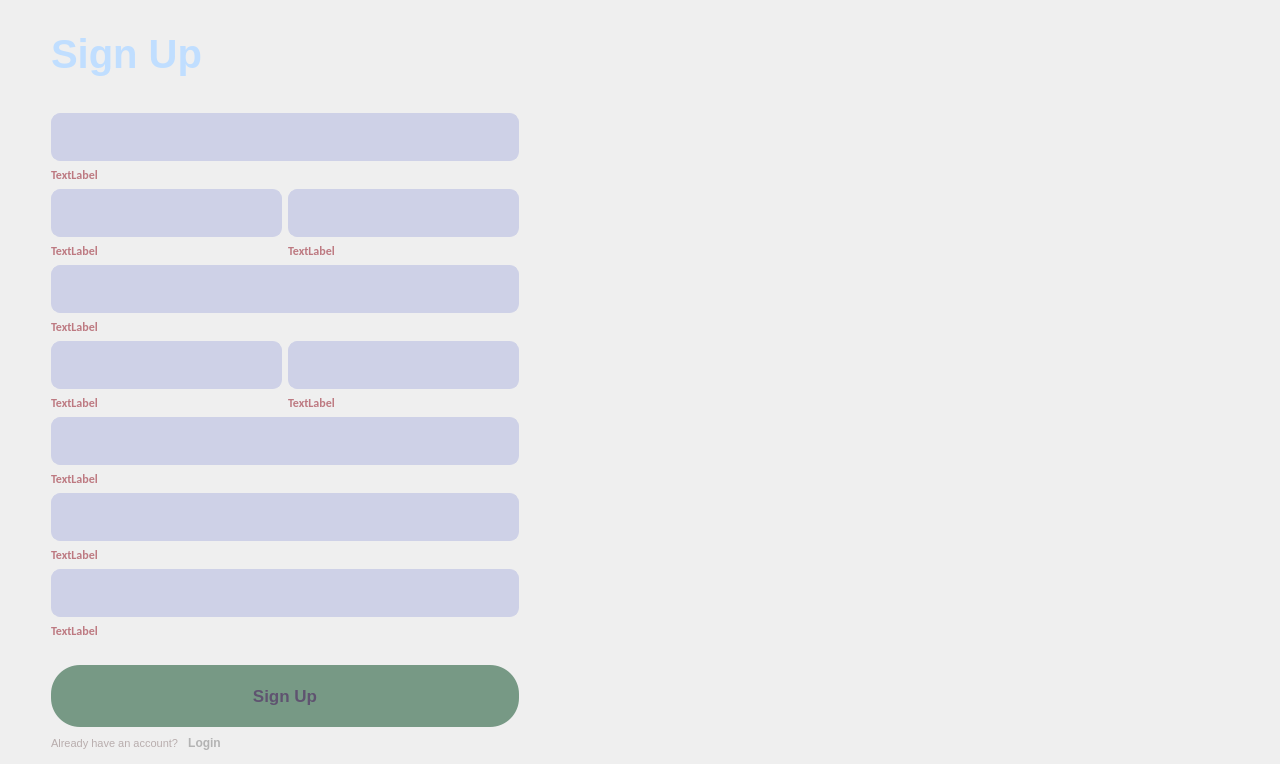
<?xml version="1.0" encoding="UTF-8"?>
<ui version="4.0">
 <class>seller_signup_window</class>
 <widget class="QDialog" name="seller_signup_window">
  <property name="geometry">
   <rect>
    <x>0</x>
    <y>0</y>
    <width>1280</width>
    <height>720</height>
   </rect>
  </property>
  <property name="windowTitle">
   <string>Dialog</string>
  </property>
  <property name="styleSheet">
   <string notr="true">seller_signup_window {
                    background-image: url(:/Images/SellerSignUpWindowBackground.png);
                    background-position: center;
                    background-repeat: no-repeat;
                    background-color: transparent;
                    }</string>
  </property>
  <layout class="QVBoxLayout" name="verticalLayout">
   <item>
    <layout class="QHBoxLayout" name="horizontalLayout">
     <item>
      <spacer name="horizontalSpacer_2">
       <property name="orientation">
        <enum>Qt::Horizontal</enum>
       </property>
       <property name="sizeType">
        <enum>QSizePolicy::Minimum</enum>
       </property>
       <property name="sizeHint" stdset="0">
        <size>
         <width>40</width>
         <height>20</height>
        </size>
       </property>
      </spacer>
     </item>
     <item>
      <layout class="QVBoxLayout" name="verticalLayout_2">
       <property name="rightMargin">
        <number>0</number>
       </property>
       <item>
        <spacer name="verticalSpacer_2">
         <property name="orientation">
          <enum>Qt::Vertical</enum>
         </property>
         <property name="sizeType">
          <enum>QSizePolicy::Minimum</enum>
         </property>
         <property name="sizeHint" stdset="0">
          <size>
           <width>20</width>
           <height>20</height>
          </size>
         </property>
        </spacer>
       </item>
       <item>
        <widget class="QLabel" name="LB_signUp">
         <property name="styleSheet">
          <string notr="true">
font-family: 'Fjalla One', sans-serif;
font-size: 40px;
letter-spacing: 0px;
word-spacing: 0px;
color: #C0DEFF;
font-weight: bold;
text-decoration: none;
font-style: normal;
font-variant: normal;
text-transform: none;</string>
         </property>
         <property name="text">
          <string>Sign Up</string>
         </property>
        </widget>
       </item>
       <item>
        <layout class="QVBoxLayout" name="verticalLayout_3">
         <item>
          <spacer name="verticalSpacer_3">
           <property name="orientation">
            <enum>Qt::Vertical</enum>
           </property>
           <property name="sizeType">
            <enum>QSizePolicy::Minimum</enum>
           </property>
           <property name="sizeHint" stdset="0">
            <size>
             <width>20</width>
             <height>30</height>
            </size>
           </property>
          </spacer>
         </item>
         <item>
          <layout class="QVBoxLayout" name="verticalLayout_4">
           <property name="topMargin">
            <number>0</number>
           </property>
           <item>
            <widget class="QLineEdit" name="LE_manufacturerName">
             <property name="styleSheet">
              <string notr="true">QLineEdit {
	background-color: #ced1e7;
	border-radius:9px;
	border:1px solid #ced1e7;
	display:inline-block;
	cursor:text;
	color : #4d4d67;
	font-family:Impactl;
	font-size:17px;
	font-weight:bold;
	padding:10px 10px;
}
</string>
             </property>
            </widget>
           </item>
           <item>
            <widget class="QLabel" name="LB_errorManufacturerName">
             <property name="styleSheet">
              <string notr="true">font-family: Calibri;
font-size: 12px;
letter-spacing: 0px;
word-spacing: 0px;
color: #bd7981;
font-weight: bold;
font-style: normal;
text-transform: none;</string>
             </property>
             <property name="text">
              <string>TextLabel</string>
             </property>
            </widget>
           </item>
           <item>
            <layout class="QVBoxLayout" name="verticalLayout_5">
             <property name="topMargin">
              <number>0</number>
             </property>
             <item>
              <layout class="QHBoxLayout" name="horizontalLayout_2">
               <property name="spacing">
                <number>6</number>
               </property>
               <property name="topMargin">
                <number>0</number>
               </property>
               <item>
                <widget class="QLineEdit" name="LE_lastName">
                 <property name="styleSheet">
                  <string notr="true">QLineEdit {
	background-color: #ced1e7;
	border-radius:9px;
	border:1px solid #ced1e7;
	display:inline-block;
	cursor:text;
	color : #4d4d67;
	font-family:Impactl;
	font-size:17px;
	font-weight:bold;
	padding:10px 10px;
}
</string>
                 </property>
                </widget>
               </item>
               <item>
                <widget class="QLineEdit" name="LE_name">
                 <property name="styleSheet">
                  <string notr="true">QLineEdit {
	background-color: #ced1e7;
	border-radius:9px;
	border:1px solid #ced1e7;
	display:inline-block;
	cursor:text;
	color : #4d4d67;
	font-family:Impactl;
	font-size:17px;
	font-weight:bold;
	padding:10px 10px;
}
</string>
                 </property>
                </widget>
               </item>
              </layout>
             </item>
             <item>
              <layout class="QHBoxLayout" name="horizontalLayout_5">
               <property name="topMargin">
                <number>0</number>
               </property>
               <item>
                <widget class="QLabel" name="LB_errorName">
                 <property name="styleSheet">
                  <string notr="true">font-family: Calibri;
font-size: 12px;
letter-spacing: 0px;
word-spacing: 0px;
color: #bd7981;
font-weight: bold;
font-style: normal;
text-transform: none;</string>
                 </property>
                 <property name="text">
                  <string>TextLabel</string>
                 </property>
                </widget>
               </item>
               <item>
                <widget class="QLabel" name="LB_errorLastName">
                 <property name="styleSheet">
                  <string notr="true">font-family: Calibri;
font-size: 12px;
letter-spacing: 0px;
word-spacing: 0px;
color: #bd7981;
font-weight: bold;
font-style: normal;
text-transform: none;</string>
                 </property>
                 <property name="text">
                  <string>TextLabel</string>
                 </property>
                </widget>
               </item>
              </layout>
             </item>
            </layout>
           </item>
          </layout>
         </item>
        </layout>
       </item>
       <item>
        <widget class="QLineEdit" name="LE_NIN">
         <property name="styleSheet">
          <string notr="true">QLineEdit {
	background-color: #ced1e7;
	border-radius:9px;
	border:1px solid #ced1e7;
	display:inline-block;
	cursor:text;
	color : #4d4d67;
	font-family:Impactl;
	font-size:17px;
	font-weight:bold;
	padding:10px 10px;
}
</string>
         </property>
         <property name="inputMask">
          <string/>
         </property>
        </widget>
       </item>
       <item>
        <widget class="QLabel" name="LB_errorNIN">
         <property name="styleSheet">
          <string notr="true">font-family: Calibri;
font-size: 12px;
letter-spacing: 0px;
word-spacing: 0px;
color: #bd7981;
font-weight: bold;
font-style: normal;
text-transform: none;</string>
         </property>
         <property name="text">
          <string>TextLabel</string>
         </property>
        </widget>
       </item>
       <item>
        <layout class="QVBoxLayout" name="verticalLayout_7">
         <property name="topMargin">
          <number>0</number>
         </property>
         <item>
          <layout class="QHBoxLayout" name="horizontalLayout_7">
           <property name="spacing">
            <number>6</number>
           </property>
           <property name="topMargin">
            <number>0</number>
           </property>
           <item>
            <widget class="QLineEdit" name="LE_phoneNumber">
             <property name="styleSheet">
              <string notr="true">QLineEdit {
	background-color: #ced1e7;
	border-radius:9px;
	border:1px solid #ced1e7;
	display:inline-block;
	cursor:text;
	color : #4d4d67;
	font-family:Impactl;
	font-size:17px;
	font-weight:bold;
	padding:10px 10px;
}
</string>
             </property>
            </widget>
           </item>
           <item>
            <widget class="QLineEdit" name="LE_MID">
             <property name="styleSheet">
              <string notr="true">QLineEdit {
	background-color: #ced1e7;
	border-radius:9px;
	border:1px solid #ced1e7;
	display:inline-block;
	cursor:text;
	color : #4d4d67;
	font-family:Impactl;
	font-size:17px;
	font-weight:bold;
	padding:10px 10px;
}
</string>
             </property>
            </widget>
           </item>
          </layout>
         </item>
         <item>
          <layout class="QHBoxLayout" name="horizontalLayout_6">
           <property name="topMargin">
            <number>0</number>
           </property>
           <property name="rightMargin">
            <number>0</number>
           </property>
           <item>
            <widget class="QLabel" name="LB_errorPhoneNumber">
             <property name="styleSheet">
              <string notr="true">font-family: Calibri;
font-size: 12px;
letter-spacing: 0px;
word-spacing: 0px;
color: #bd7981;
font-weight: bold;
font-style: normal;
text-transform: none;</string>
             </property>
             <property name="text">
              <string>TextLabel</string>
             </property>
            </widget>
           </item>
           <item>
            <widget class="QLabel" name="LB_errorMID">
             <property name="styleSheet">
              <string notr="true">font-family: Calibri;
font-size: 12px;
letter-spacing: 0px;
word-spacing: 0px;
color: #bd7981;
font-weight: bold;
font-style: normal;
text-transform: none;</string>
             </property>
             <property name="text">
              <string>TextLabel</string>
             </property>
            </widget>
           </item>
          </layout>
         </item>
        </layout>
       </item>
       <item>
        <widget class="QLineEdit" name="LE_username">
         <property name="styleSheet">
          <string notr="true">QLineEdit {
	background-color: #ced1e7;
	border-radius:9px;
	border:1px solid #ced1e7;
	display:inline-block;
	cursor:text;
	color : #4d4d67;
	font-family:Impactl;
	font-size:17px;
	font-weight:bold;
	padding:10px 10px;
}
</string>
         </property>
        </widget>
       </item>
       <item>
        <widget class="QLabel" name="LB_errorUsername">
         <property name="styleSheet">
          <string notr="true">font-family: Calibri;
font-size: 12px;
letter-spacing: 0px;
word-spacing: 0px;
color: #bd7981;
font-weight: bold;
font-style: normal;
text-transform: none;</string>
         </property>
         <property name="text">
          <string>TextLabel</string>
         </property>
        </widget>
       </item>
       <item>
        <widget class="QLineEdit" name="LE_password">
         <property name="styleSheet">
          <string notr="true">QLineEdit {
	background-color: #ced1e7;
	border-radius:9px;
	border:1px solid #ced1e7;
	display:inline-block;
	cursor:text;
	color : #4d4d67;
	font-family:Impactl;
	font-size:17px;
	font-weight:bold;
	padding:10px 10px;
}
</string>
         </property>
        </widget>
       </item>
       <item>
        <widget class="QLabel" name="LB_errorPassword">
         <property name="styleSheet">
          <string notr="true">font-family: Calibri;
font-size: 12px;
letter-spacing: 0px;
word-spacing: 0px;
color: #bd7981;
font-weight: bold;
font-style: normal;
text-transform: none;</string>
         </property>
         <property name="text">
          <string>TextLabel</string>
         </property>
        </widget>
       </item>
       <item>
        <widget class="QLineEdit" name="LE_confirmPass">
         <property name="styleSheet">
          <string notr="true">QLineEdit {
	background-color: #ced1e7;
	border-radius:9px;
	border:1px solid #ced1e7;
	display:inline-block;
	cursor:text;
	color : #4d4d67;
	font-family:Impactl;
	font-size:17px;
	font-weight:bold;
	padding:10px 10px;
}
</string>
         </property>
        </widget>
       </item>
       <item>
        <widget class="QLabel" name="LB_errorPasswordAgain">
         <property name="styleSheet">
          <string notr="true">font-family: Calibri;
font-size: 12px;
letter-spacing: 0px;
word-spacing: 0px;
color: #bd7981;
font-weight: bold;
font-style: normal;
text-transform: none;</string>
         </property>
         <property name="text">
          <string>TextLabel</string>
         </property>
        </widget>
       </item>
       <item>
        <spacer name="verticalSpacer_4">
         <property name="orientation">
          <enum>Qt::Vertical</enum>
         </property>
         <property name="sizeType">
          <enum>QSizePolicy::Minimum</enum>
         </property>
         <property name="sizeHint" stdset="0">
          <size>
           <width>20</width>
           <height>20</height>
          </size>
         </property>
        </spacer>
       </item>
       <item>
        <widget class="QPushButton" name="PB_signUp">
         <property name="cursor">
          <cursorShape>PointingHandCursor</cursorShape>
         </property>
         <property name="styleSheet">
          <string notr="true">QPushButton {
	background-color : #779985;
	border-radius:29px;
	display:inline-block;
	color: #5f5370;
	font-family:Arial;
	font-size:17px;
	font-weight:bold;
	padding:21px 45px;
	text-decoration:none;
	text-shadow:0px 1px 0px #2f6627;
}

QPushButton:hover {
	background-color: #a3baac;
}

QPushButton:active {
		position:relative;
		top:1px;
}
</string>
         </property>
         <property name="text">
          <string>Sign Up</string>
         </property>
        </widget>
       </item>
       <item>
        <layout class="QHBoxLayout" name="horizontalLayout_8">
         <property name="topMargin">
          <number>0</number>
         </property>
         <item>
          <widget class="QLabel" name="label">
           <property name="styleSheet">
            <string notr="true">font-family: 'Fjalla One', sans-serif;
font-size: 11px;
letter-spacing: 0px;
word-spacing: 0px;
color: #b8adad;
font-weight: none;
text-decoration: none;
font-style: normal;
font-variant: normal;
text-transform: none;</string>
           </property>
           <property name="text">
            <string>Already have an account? </string>
           </property>
          </widget>
         </item>
         <item>
          <widget class="QPushButton" name="PB_login">
           <property name="cursor">
            <cursorShape>PointingHandCursor</cursorShape>
           </property>
           <property name="styleSheet">
            <string notr="true">QPushButton {
    border: none;
	color : #b3b3b3;
	font-weight : bold;
	font-size : 12px;

}
QPushButton:hover{
	change-cursor: cursor('PointingHand');

}</string>
           </property>
           <property name="text">
            <string>Login</string>
           </property>
          </widget>
         </item>
         <item>
          <spacer name="horizontalSpacer_3">
           <property name="orientation">
            <enum>Qt::Horizontal</enum>
           </property>
           <property name="sizeHint" stdset="0">
            <size>
             <width>40</width>
             <height>20</height>
            </size>
           </property>
          </spacer>
         </item>
        </layout>
       </item>
       <item>
        <spacer name="verticalSpacer">
         <property name="orientation">
          <enum>Qt::Vertical</enum>
         </property>
         <property name="sizeHint" stdset="0">
          <size>
           <width>20</width>
           <height>40</height>
          </size>
         </property>
        </spacer>
       </item>
      </layout>
     </item>
     <item>
      <spacer name="horizontalSpacer">
       <property name="orientation">
        <enum>Qt::Horizontal</enum>
       </property>
       <property name="sizeType">
        <enum>QSizePolicy::Minimum</enum>
       </property>
       <property name="sizeHint" stdset="0">
        <size>
         <width>750</width>
         <height>20</height>
        </size>
       </property>
      </spacer>
     </item>
    </layout>
   </item>
  </layout>
 </widget>
 <resources/>
 <connections/>
</ui>
